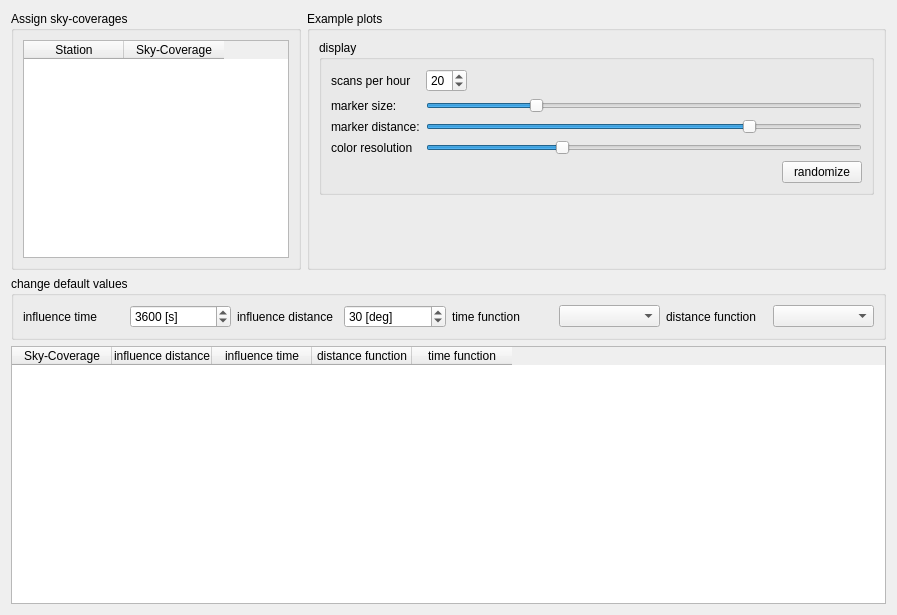
<?xml version="1.0" encoding="UTF-8"?>
<ui version="4.0">
 <class>SkyCoverageWidget</class>
 <widget class="QWidget" name="SkyCoverageWidget">
  <property name="geometry">
   <rect>
    <x>0</x>
    <y>0</y>
    <width>897</width>
    <height>615</height>
   </rect>
  </property>
  <property name="windowTitle">
   <string>Form</string>
  </property>
  <layout class="QVBoxLayout" name="verticalLayout">
   <item>
    <layout class="QHBoxLayout" name="horizontalLayout_3" stretch="1,2">
     <item>
      <widget class="QGroupBox" name="groupBox_2">
       <property name="title">
        <string>Assign sky-coverages</string>
       </property>
       <layout class="QVBoxLayout" name="verticalLayout_3">
        <item>
         <widget class="QTableWidget" name="tableWidget">
          <column>
           <property name="text">
            <string>Station</string>
           </property>
          </column>
          <column>
           <property name="text">
            <string>Sky-Coverage</string>
           </property>
          </column>
         </widget>
        </item>
       </layout>
      </widget>
     </item>
     <item>
      <widget class="QGroupBox" name="groupBox_3">
       <property name="title">
        <string>Example plots</string>
       </property>
       <layout class="QVBoxLayout" name="verticalLayout_2">
        <item>
         <layout class="QVBoxLayout" name="verticalLayout_54">
          <item>
           <widget class="QGroupBox" name="groupBox_5">
            <property name="whatsThis">
             <string>&lt;html&gt;&lt;head/&gt;&lt;body&gt;&lt;p&gt;&lt;span style=&quot; font-size:11pt; font-weight:600;&quot;&gt;Visual example&lt;/span&gt;&lt;span style=&quot; font-size:11pt;&quot;&gt; how the &lt;/span&gt;&lt;span style=&quot; font-size:11pt; font-weight:600;&quot;&gt;sky-coverage&lt;/span&gt;&lt;span style=&quot; font-size:11pt;&quot;&gt; could look like. &lt;/span&gt;&lt;/p&gt;&lt;p&gt;&lt;span style=&quot; font-size:11pt; font-weight:600; color:#ff0000;&quot;&gt;Red dots&lt;/span&gt;&lt;span style=&quot; font-size:11pt;&quot;&gt; mark observations.&lt;/span&gt;&lt;/p&gt;&lt;p&gt;&lt;span style=&quot; font-size:11pt; color:#000000;&quot;&gt;Dark blue&lt;/span&gt;&lt;span style=&quot; font-size:11pt;&quot;&gt; means the &lt;/span&gt;&lt;span style=&quot; font-size:11pt; font-weight:600;&quot;&gt;sky-coverage is fully saturated&lt;/span&gt;&lt;span style=&quot; font-size:11pt;&quot;&gt; in this area.&lt;/span&gt;&lt;/p&gt;&lt;p&gt;&lt;span style=&quot; font-size:11pt; color:#000000;&quot;&gt;Yellow&lt;/span&gt;&lt;span style=&quot; font-size:11pt;&quot;&gt; means those are the &lt;/span&gt;&lt;span style=&quot; font-size:11pt; font-weight:600;&quot;&gt;most preferred areas for a next scan&lt;/span&gt;&lt;span style=&quot; font-size:11pt;&quot;&gt;. &lt;/span&gt;&lt;/p&gt;&lt;p&gt;&lt;br/&gt;&lt;/p&gt;&lt;p&gt;&lt;span style=&quot; font-size:11pt; font-weight:600;&quot;&gt;This is only a visual example to understand the settings selected at the left side!&lt;/span&gt;&lt;/p&gt;&lt;p&gt;&lt;br/&gt;&lt;/p&gt;&lt;p&gt;&lt;span style=&quot; font-size:11pt;&quot;&gt;You can set the expected number of scans per hour and randomize new observations to get a clearer picture. &lt;/span&gt;&lt;/p&gt;&lt;p&gt;&lt;br/&gt;&lt;/p&gt;&lt;/body&gt;&lt;/html&gt;</string>
            </property>
            <property name="title">
             <string>display</string>
            </property>
            <layout class="QVBoxLayout" name="verticalLayout_52">
             <item>
              <layout class="QFormLayout" name="formLayout_10">
               <item row="0" column="0">
                <widget class="QLabel" name="label_45">
                 <property name="text">
                  <string>scans per hour</string>
                 </property>
                </widget>
               </item>
               <item row="0" column="1">
                <layout class="QHBoxLayout" name="horizontalLayout_30">
                 <item>
                  <widget class="QSpinBox" name="spinBox_skyCoverageTemplateRandomObservations">
                   <property name="toolTip">
                    <string>assumed number of scans per hour</string>
                   </property>
                   <property name="statusTip">
                    <string>assumed number of scans per hour</string>
                   </property>
                   <property name="minimum">
                    <number>1</number>
                   </property>
                   <property name="value">
                    <number>20</number>
                   </property>
                  </widget>
                 </item>
                 <item>
                  <spacer name="horizontalSpacer_13">
                   <property name="orientation">
                    <enum>Qt::Horizontal</enum>
                   </property>
                   <property name="sizeHint" stdset="0">
                    <size>
                     <width>40</width>
                     <height>20</height>
                    </size>
                   </property>
                  </spacer>
                 </item>
                </layout>
               </item>
               <item row="1" column="0">
                <widget class="QLabel" name="label_46">
                 <property name="text">
                  <string>marker size:</string>
                 </property>
                </widget>
               </item>
               <item row="1" column="1">
                <widget class="QSlider" name="horizontalSlider_skyCoverageMarkerSize">
                 <property name="toolTip">
                  <string>adjust marker size</string>
                 </property>
                 <property name="statusTip">
                  <string>adjust marker size</string>
                 </property>
                 <property name="minimum">
                  <number>1</number>
                 </property>
                 <property name="maximum">
                  <number>50</number>
                 </property>
                 <property name="value">
                  <number>13</number>
                 </property>
                 <property name="sliderPosition">
                  <number>13</number>
                 </property>
                 <property name="orientation">
                  <enum>Qt::Horizontal</enum>
                 </property>
                 <property name="tickPosition">
                  <enum>QSlider::NoTicks</enum>
                 </property>
                </widget>
               </item>
               <item row="2" column="0">
                <widget class="QLabel" name="label_43">
                 <property name="text">
                  <string>marker distance:</string>
                 </property>
                </widget>
               </item>
               <item row="2" column="1">
                <widget class="QSlider" name="horizontalSlider_skyCoverageMarkerDistance">
                 <property name="toolTip">
                  <string>adjust marker distance</string>
                 </property>
                 <property name="statusTip">
                  <string>adjust marker distance</string>
                 </property>
                 <property name="minimum">
                  <number>10</number>
                 </property>
                 <property name="maximum">
                  <number>50</number>
                 </property>
                 <property name="singleStep">
                  <number>10</number>
                 </property>
                 <property name="pageStep">
                  <number>1</number>
                 </property>
                 <property name="value">
                  <number>40</number>
                 </property>
                 <property name="orientation">
                  <enum>Qt::Horizontal</enum>
                 </property>
                </widget>
               </item>
               <item row="3" column="0">
                <widget class="QLabel" name="label_47">
                 <property name="text">
                  <string>color resolution</string>
                 </property>
                </widget>
               </item>
               <item row="3" column="1">
                <widget class="QSlider" name="horizontalSlider_skyCoverageColorResultion">
                 <property name="toolTip">
                  <string>adjust color resolution</string>
                 </property>
                 <property name="statusTip">
                  <string>adjust color resolution</string>
                 </property>
                 <property name="minimum">
                  <number>2</number>
                 </property>
                 <property name="maximum">
                  <number>64</number>
                 </property>
                 <property name="value">
                  <number>21</number>
                 </property>
                 <property name="orientation">
                  <enum>Qt::Horizontal</enum>
                 </property>
                </widget>
               </item>
              </layout>
             </item>
             <item>
              <layout class="QHBoxLayout" name="horizontalLayout_81">
               <item>
                <spacer name="horizontalSpacer_18">
                 <property name="orientation">
                  <enum>Qt::Horizontal</enum>
                 </property>
                 <property name="sizeHint" stdset="0">
                  <size>
                   <width>40</width>
                   <height>20</height>
                  </size>
                 </property>
                </spacer>
               </item>
               <item>
                <widget class="QPushButton" name="pushButton_skyCoverageTemplateRandom">
                 <property name="toolTip">
                  <string>randomize observations</string>
                 </property>
                 <property name="statusTip">
                  <string>randomize observations</string>
                 </property>
                 <property name="text">
                  <string>randomize</string>
                 </property>
                </widget>
               </item>
              </layout>
             </item>
            </layout>
           </widget>
          </item>
          <item>
           <spacer name="verticalSpacer_12">
            <property name="orientation">
             <enum>Qt::Vertical</enum>
            </property>
            <property name="sizeHint" stdset="0">
             <size>
              <width>20</width>
              <height>40</height>
             </size>
            </property>
           </spacer>
          </item>
         </layout>
        </item>
       </layout>
      </widget>
     </item>
    </layout>
   </item>
   <item>
    <widget class="QGroupBox" name="groupBox">
     <property name="title">
      <string>change default values</string>
     </property>
     <layout class="QHBoxLayout" name="horizontalLayout_2">
      <item>
       <layout class="QHBoxLayout" name="horizontalLayout">
        <item>
         <widget class="QLabel" name="label">
          <property name="text">
           <string>influence time</string>
          </property>
         </widget>
        </item>
        <item>
         <widget class="QSpinBox" name="influenceTimeSpinBox">
          <property name="suffix">
           <string> [s]</string>
          </property>
          <property name="maximum">
           <number>7200</number>
          </property>
          <property name="singleStep">
           <number>300</number>
          </property>
          <property name="value">
           <number>3600</number>
          </property>
         </widget>
        </item>
        <item>
         <widget class="QLabel" name="label_2">
          <property name="text">
           <string>influence distance</string>
          </property>
         </widget>
        </item>
        <item>
         <widget class="QDoubleSpinBox" name="influenceDistanceDoubleSpinBox">
          <property name="suffix">
           <string> [deg]</string>
          </property>
          <property name="decimals">
           <number>0</number>
          </property>
          <property name="maximum">
           <double>180.000000000000000</double>
          </property>
          <property name="singleStep">
           <double>5.000000000000000</double>
          </property>
          <property name="value">
           <double>30.000000000000000</double>
          </property>
         </widget>
        </item>
        <item>
         <widget class="QLabel" name="label_3">
          <property name="text">
           <string>time function</string>
          </property>
         </widget>
        </item>
        <item>
         <widget class="QComboBox" name="comboBox_skyCoverageTimeType"/>
        </item>
        <item>
         <widget class="QLabel" name="label_4">
          <property name="text">
           <string>distance function</string>
          </property>
         </widget>
        </item>
        <item>
         <widget class="QComboBox" name="comboBox_skyCoverageDistanceType"/>
        </item>
       </layout>
      </item>
     </layout>
    </widget>
   </item>
   <item>
    <widget class="QTableWidget" name="tableWidget_2">
     <column>
      <property name="text">
       <string>Sky-Coverage</string>
      </property>
     </column>
     <column>
      <property name="text">
       <string>influence distance</string>
      </property>
     </column>
     <column>
      <property name="text">
       <string>influence time</string>
      </property>
     </column>
     <column>
      <property name="text">
       <string>distance function</string>
      </property>
     </column>
     <column>
      <property name="text">
       <string>time function</string>
      </property>
     </column>
    </widget>
   </item>
  </layout>
 </widget>
 <resources/>
 <connections/>
</ui>
